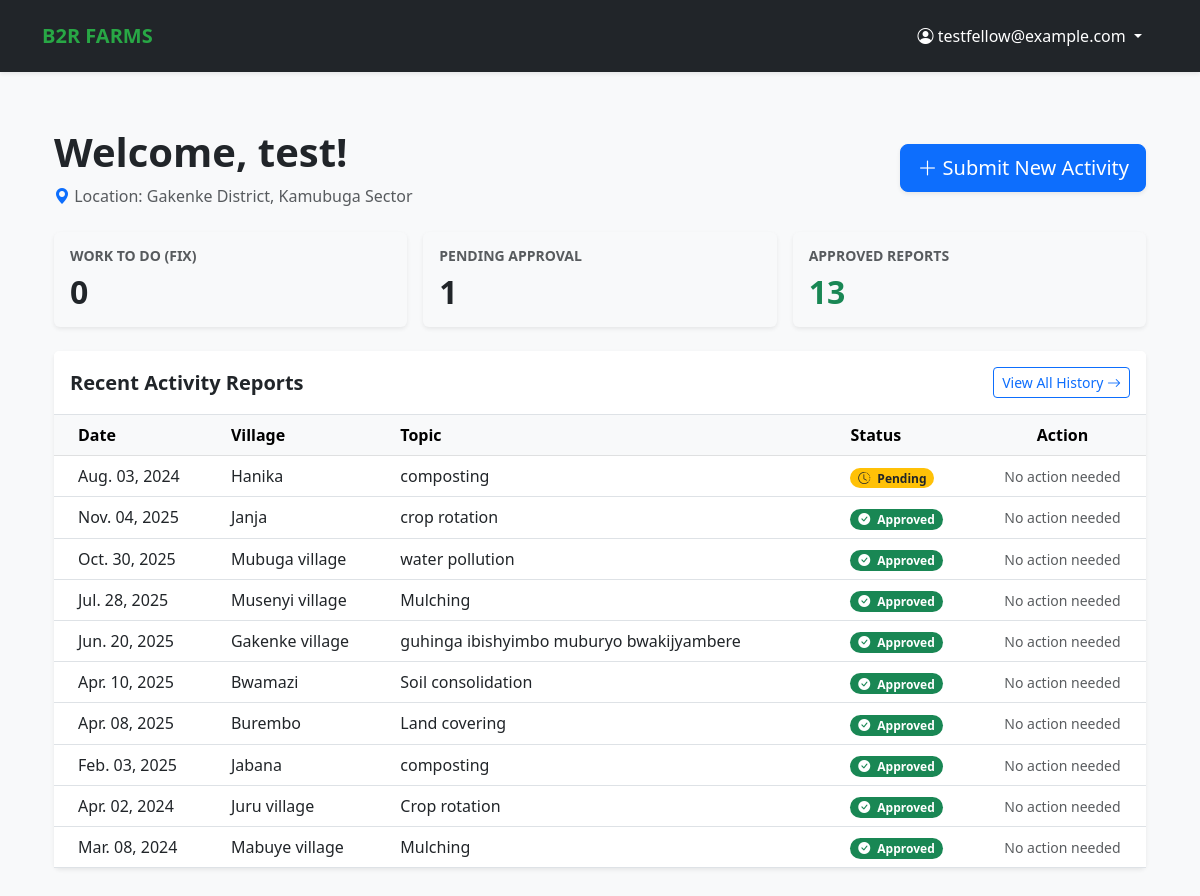
Screenshot of /fellows/dashboard/ (signed in) with the database file from the repository.
### fellows/models.py (models this page shows, shortened)
class Fellow(models.Model):
    class Status(models.TextChoices):
        ACTIVE = 'ACTIVE', 'Active'
        INACTIVE = 'INACTIVE', 'Inactive'
        COMPLETED = 'COMPLETED', 'Completed'
        ON_LEAVE = 'ON_LEAVE', 'On Leave'
    user = models.OneToOneField(
        User,
        on_delete=models.CASCADE,
        related_name='fellow_profile'
    )
    university = models.CharField(max_length=100)
    degree_field = models.CharField(max_length=100)
    graduation_year = models.IntegerField()
    assigned_sector = models.ForeignKey(
        Sector,
        on_delete=models.SET_NULL,
        null=True,
        related_name='fellows'
    )
    mentor = models.ForeignKey(
        'mentors.Mentor',
        on_delete=models.SET_NULL,
        null=True,
        blank=True, # Allows saving a fellow before a mentor is assigned
        related_name='fellows',
        help_text="The professional mentor supervising this fellow."
    )
    fellowship_start_date = models.DateField()
    fellowship_end_date = models.DateField(null=True, blank=True)
    status = models.CharField(
        max_length=10,
        choices=Status.choices,
        default=Status.ACTIVE
    )
    training_completed = models.BooleanField(default=False)
    class Meta:
        ordering = ['user__last_name', 'user__first_name']
        verbose_name = "Fellow"
        verbose_name_plural = "Fellows"

### locations/models.py (models this page shows, shortened)
class Sector(models.Model):
    district = models.ForeignKey(
        District,
        on_delete=models.CASCADE,
        related_name='sectors'
    )
    name = models.CharField(max_length=100)
    code = models.CharField(max_length=10, blank=True, null=True)
    class Meta:
        unique_together = ('name', 'district')
        ordering = ['district__province__name', 'district__name', 'name']

class District(models.Model):
    province = models.ForeignKey(
        Province,
        on_delete=models.CASCADE,
        related_name='districts'
    )
    name = models.CharField(max_length=100)
    code = models.CharField(max_length=10, blank=True, null=True)
    class Meta:
        unique_together = ('name', 'province')
        ordering = ['province__name', 'name']

### activities/models.py (models this page shows, shortened)
class TrainingActivity(models.Model):
    class Status(models.TextChoices):
        PENDING = 'PENDING', 'Pending Review'
        APPROVED = 'APPROVED', 'Approved'
        REVISION = 'REVISION', 'Needs Revision'
    fellow = models.ForeignKey(
        Fellow,
        on_delete=models.CASCADE,
        related_name='activities'
    )
    date = models.DateField(validators=[validate_not_future])
    sector = models.ForeignKey(
        Sector,
        on_delete=models.PROTECT,
        related_name='training_activities'
    )
    village_name = models.CharField(max_length=100)
    verified_village = models.CharField(
        max_length=100,
        blank=True,
        null=True,
        help_text="Standardized village name confirmed by Mentor upon approval."
    )
    number_of_farmers_trained = models.PositiveIntegerField(
        validators=[MinValueValidator(1, message="You must train at least one farmer.")]
    )
    training_topic = models.CharField(
        max_length=255,
        help_text="e.g., Mulching, Crop Rotation, Soil Conservation"
    )
    METHOD_CHOICES = [
        ('demonstration', 'Demonstration'),
        ('field_visit', 'Field Visit'),
        ('group_session', 'Group Session'),
        ('workshop', 'Workshop'),
    ]
    training_method = models.CharField(
        max_length=50,
        choices=METHOD_CHOICES
    )
    duration = models.DurationField(
        help_text="Format: HH:MM:SS (e.g., 02:30:00 for 2 hours and 30 mins)",
        default=timedelta(hours=1)
    )
    challenges_notes = models.TextField(blank=True, null=True)
    success_stories = models.TextField(blank=True, null=True)
    photos = models.ImageField(upload_to='training_photos/', blank=True, null=True)
    status = models.CharField(
        max_length=20,
        choices=Status.choices,
        default=Status.PENDING,
        help_text="The current approval status of this report."
    )
    approved_by = models.ForeignKey(
        settings.AUTH_USER_MODEL,
        on_delete=models.SET_NULL,
        null=True,
        blank=True,
        related_name='approved_activities'
    )
    is_resubmitted = models.BooleanField(default=False)
    mentor_comments = models.TextField(
        blank=True,
        null=True,
        help_text="Feedback provided by the assigned Mentor."
    )
    created_at = models.DateTimeField(auto_now_add=True)
    updated_at = models.DateTimeField(auto_now=True)
    class Meta:
        ordering = ['-date', 'sector__name']
        verbose_name_plural = "Training Activities"

### fellows/views.py (the view)
# urls.py: path('dashboard/', views.dashboard_view, name='dashboard'),
@login_required
def dashboard_view(request):
    if hasattr(request.user, 'userprofile') and request.user.userprofile.role == 'MENTOR':
        return redirect('mentor_dashboard')
    try:
        fellow = request.user.fellow_profile
    except AttributeError:
        if request.user.is_staff:
            return redirect('/admin/')
        messages.error(request, "Fellow profile not found.")
        return redirect('login')
    priority_order = Case(
        When(status='REVISION', then=Value(1)),
        When(status='PENDING', then=Value(2)),
        When(status='APPROVED', then=Value(3)),
        default=Value(4),
        output_field=IntegerField(),
    )
    activities_queryset = TrainingActivity.objects.filter(fellow=fellow).annotate(
        priority=priority_order
    ).order_by('priority', '-date')
    stats = {
        'to_fix': activities_queryset.filter(status='REVISION').count(),
        'pending': activities_queryset.filter(status='PENDING').count(),
        'approved': activities_queryset.filter(status='APPROVED').count(),
        'total_trained': activities_queryset.filter(status='APPROVED').aggregate(
            total=Sum('number_of_farmers_trained'))['total'] or 0
    }
    return render(request, 'fellows/dashboard.html', {
        'recent_activities': activities_queryset[:10],
        'stats': stats,
        'fellow': fellow
    })

### fellows/templates/fellows/dashboard.html (shortened to what this page needs)
{% extends 'base.html' %}
{% block content %}
<div class="container py-4">
    <div class="d-flex justify-content-between align-items-center mb-4">
        <div>
            <h1 class="fw-bold">Welcome, {{ fellow.user.first_name }}!</h1>
            <p class="text-muted mb-0">
                <i class="bi bi-geo-alt-fill text-primary"></i>
                Location: {{ fellow.assigned_sector.district.name }} District, {{ fellow.assigned_sector.name }} Sector
            </p>
        </div>
        <a href="{% url 'submit_activity' %}" class="btn btn-primary btn-lg shadow-sm">
            <i class="bi bi-plus-lg"></i> Submit New Activity
        </a>
    </div>
    <div class="row g-3 mb-4">
        <div class="col-md-4">
            <div class="card border-0 shadow-sm {% if stats.to_fix > 0 %}bg-danger text-white{% else %}bg-light{% endif %}">
                <div class="card-body">
                    <h6 class="text-uppercase small fw-bold opacity-75">Work to Do (Fix)</h6>
                    <h2 class="fw-bold mb-0">{{ stats.to_fix }}</h2>
                </div>
            </div>
        </div>
        <div class="col-md-4">
            <div class="card border-0 shadow-sm bg-light">
                <div class="card-body">
                    <h6 class="text-uppercase small fw-bold text-muted">Pending Approval</h6>
                    <h2 class="fw-bold mb-0 text-dark">{{ stats.pending }}</h2>
                </div>
            </div>
        </div>
        <div class="col-md-4">
            <div class="card border-0 shadow-sm bg-light">
                <div class="card-body">
                    <h6 class="text-uppercase small fw-bold text-muted">Approved Reports</h6>
                    <h2 class="fw-bold mb-0 text-success">{{ stats.approved }}</h2>
                </div>
            </div>
        </div>
    </div>
    <div class="card shadow-sm border-0">
        <div class="card-header bg-white py-3 d-flex justify-content-between align-items-center border-bottom">
            <h5 class="mb-0 fw-bold">Recent Activity Reports</h5>
            <a href="{% url 'all_activities' %}" class="btn btn-sm btn-outline-primary">
                View All History <i class="bi bi-arrow-right"></i>
            </a>
        </div>
        <div class="table-responsive">
            <table class="table table-hover align-middle mb-0">
                <thead class="table-light">
                    <tr>
                        <th class="ps-4">Date</th>
                        <th>Village</th>
                        <th>Topic</th>
                        <th>Status</th>
                        <th class="text-center">Action</th>
                    </tr>
                </thead>
                <tbody>
                    {% for activity in recent_activities %}
                    <tr class="{% if activity.status == 'REVISION' %}table-warning{% endif %}">
                        <td class="ps-4 fw-medium">{{ activity.date|date:"M. d, Y" }}</td>
                        <td>{{ activity.village_name }}</td>
                        <td>{{ activity.training_topic }}</td>
                        <td>
                            {% if activity.status == 'REVISION' %}
                                <span class="badge rounded-pill bg-danger text-white">
                                    <i class="bi bi-exclamation-triangle-fill me-1"></i> Needs Revision
                                </span>
                            {% elif activity.status == 'PENDING' %}
                                <span class="badge rounded-pill bg-warning text-dark">
                                    <i class="bi bi-clock-history me-1"></i> Pending
                                </span>
                            {% else %}
                                <span class="badge rounded-pill bg-success text-white">
                                    <i class="bi bi-check-circle-fill me-1"></i> Approved
                                </span>
                            {% endif %}
                        </td>
                        <td class="text-center">
                            {% if activity.status == 'REVISION' %}
                                <a href="{% url 'edit_report' activity.pk %}" class="btn btn-sm btn-primary px-3 shadow-sm">
                                    <i class="bi bi-pencil-square me-1"></i> Fix Now
                                </a>
                            {% else %}
                                <span class="text-muted small">No action needed</span>
                            {% endif %}
                        </td>
                    </tr>
                    {% endfor %}
                </tbody>
            </table>
        </div>
    </div>
</div>
{% endblock %}

### bridge2Rwanda_fellowship_management_system/templates/base.html (shortened to what this page needs)
{% load static %}
<!DOCTYPE html>
<html lang="en">
<head>
    <link href="https://cdn.jsdelivr.net/npm/bootstrap@5.3.0/dist/css/bootstrap.min.css" rel="stylesheet">
    <link rel="stylesheet" href="https://cdn.jsdelivr.net/npm/bootstrap-icons@1.10.0/font/bootstrap-icons.css">
</head>
<body>
    <nav class="navbar navbar-expand-lg navbar-dark bg-dark shadow-sm py-3">
        <div class="container">
            <a class="navbar-brand" href="/">B2R FARMS</a>
            <div class="collapse navbar-collapse" id="navbarNav">
                <ul class="navbar-nav ms-auto">
                    {% if user.is_authenticated %}
                        <li class="nav-item dropdown">
                            <a class="nav-link dropdown-toggle btn btn-outline-secondary btn-sm px-3 text-white" href="#" id="userDropdown" role="button" data-bs-toggle="dropdown">
                                <i class="bi bi-person-circle"></i> {{ user.email }}
                            </a>
                        </li>
                    {% else %}
                        <li class="nav-item">
                            <a class="btn btn-success btn-sm px-4" href="{% url 'login' %}">Login</a>
                        </li>
                    {% endif %}
                </ul>
            </div>
        </div>
    </nav>
    <main class="container py-2">
        {% block content %}{% endblock %}
    </main>
</body>
</html>

### bridge2Rwanda_fellowship_management_system/templates/base.html (style rules this page uses)
.navbar-brand { font-weight: 800; color: #28a745 !important; }
body { background-color: #f8f9fa; font-family: 'Segoe UI', sans-serif; }

### rows the page displays
Fellow: user.first_name "test", assigned_sector.district.name "Gakenke", assigned_sector.name "Kamubuga"
TrainingActivity: date "Aug. 03, 2024", village_name "Hanika", training_topic "composting", status "PENDING" (drawn)
TrainingActivity: date "Nov. 04, 2025", village_name "Janja", training_topic "crop rotation", status "APPROVED" (drawn)
TrainingActivity: date "Oct. 30, 2025", village_name "Mubuga village", training_topic "water pollution", status "APPROVED" (drawn)
TrainingActivity: date "Jul. 28, 2025", village_name "Musenyi village", training_topic "Mulching", status "APPROVED" (drawn)
TrainingActivity: date "Jun. 20, 2025", village_name "Gakenke village", training_topic "guhinga ibishyimbo muburyo bwakijyambere", status "APPROVED" (drawn)
TrainingActivity: date "Apr. 10, 2025", village_name "Bwamazi", training_topic "Soil consolidation", status "APPROVED" (drawn)
TrainingActivity: date "Apr. 08, 2025", village_name "Burembo", training_topic "Land covering", status "APPROVED" (drawn)
TrainingActivity: date "Feb. 03, 2025", village_name "Jabana", training_topic "composting", status "APPROVED" (drawn)
TrainingActivity: date "Apr. 02, 2024", village_name "Juru village", training_topic "Crop rotation", status "APPROVED" (drawn)
TrainingActivity: date "Mar. 08, 2024", village_name "Mabuye village", training_topic "Mulching", status "APPROVED" (drawn)

### other values shown
{{ user.email }} "testfellow@example.com"
{{ stats.to_fix }} "0"
{{ stats.pending }} "1"
{{ stats.approved }} "13"
